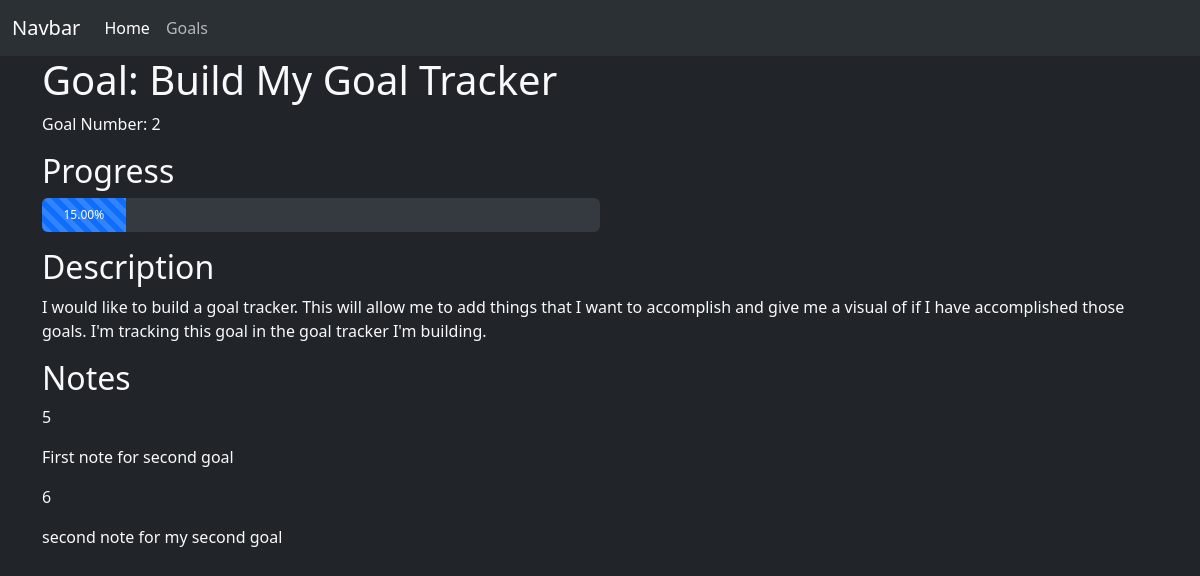
/goals/2, run on the app's committed database.
### projects/models.py (models this page shows)
class Goal(models.Model):
    name = models.CharField(default="New Goal", max_length=50)
    reason = models.TextField(default="", max_length=500)
    completion_percentage = models.DecimalField(decimal_places=2, max_digits=5 ,default=0)

class Note(models.Model):
    text = models.TextField(default="you added a note with no value")
    goal = models.ForeignKey(Goal, on_delete=models.CASCADE)

### projects/views.py (the view)
# urls.py: path("goals/<int:id>", views.single_goal)
def single_goal(request, id):
    goal = Goal.objects.get(id=id)
    notes = Note.objects.select_related().filter(goal=id)
    return render(request, "single_goal.html", {"goal": goal, "notes": notes})

### projects/templates/single_goal.html (shortened to what this page needs)
{% extends "layout.html" %}
{% block content %}
    <div class="container text-light">
        <h1 class="col-6">Goal: {{ goal.name}}</h1>
        <p>Goal Number: {{ goal.id }}</p>
        <h2>Progress</h2>
        <div class="mb-3">
            <div class="progress h-25 col-6" role="progressbar" aria-valuenow="{{ goal.completion_percentage }}" aria-valuemin="0" aria-valuemax="100">
                <div class="progress-bar progress-bar-striped p-2" style="width: {{ goal.completion_percentage }}%">{{ goal.completion_percentage }}%</div>
            </div>
        </div>
        <h2>Description</h2>
        <p>{{ goal.reason}}</p>
        <h2>Notes</h2>
        {% for note in notes %}
            <div class="row">
                <p>{{ note.id }}</p>
                <p>{{ note.text }}</p>
            </div>
        {% endfor %}
    </div>
{% endblock %}

### data on the page
Goal: name "Build My Goal Tracker", id "2", completion_percentage "15.00", reason "I would like to build a goal tracker. This will allow me to add things that I want to accomplish and give me a visual of if I have accomplished those goals. I'm tracking this goal in the goal tracker I'm building."
Note: id "5", text "First note for second goal"
Note: id "6", text "second note for my second goal"
